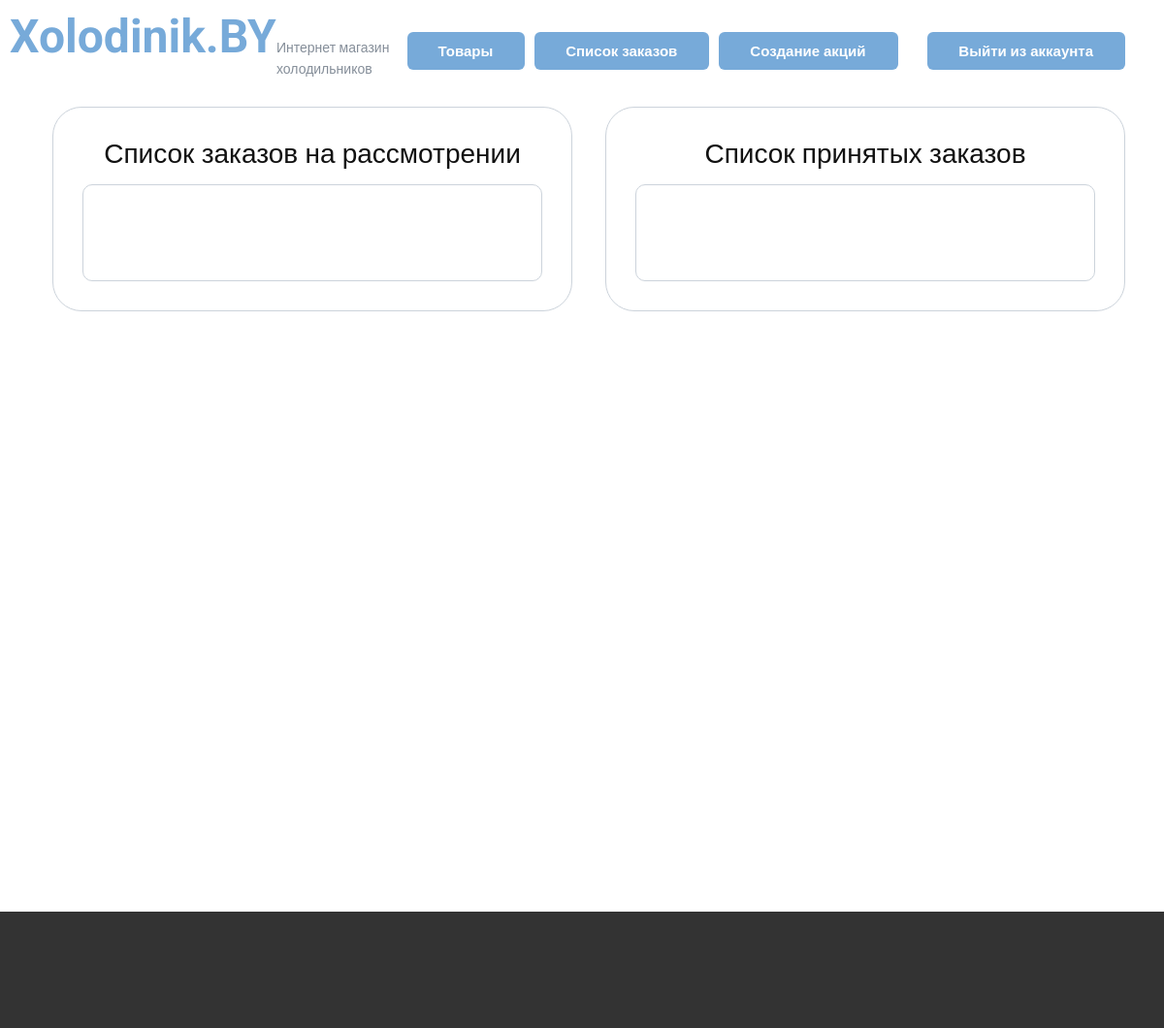
/panel/orders (signed in), run on an earlier commit of the app's database.
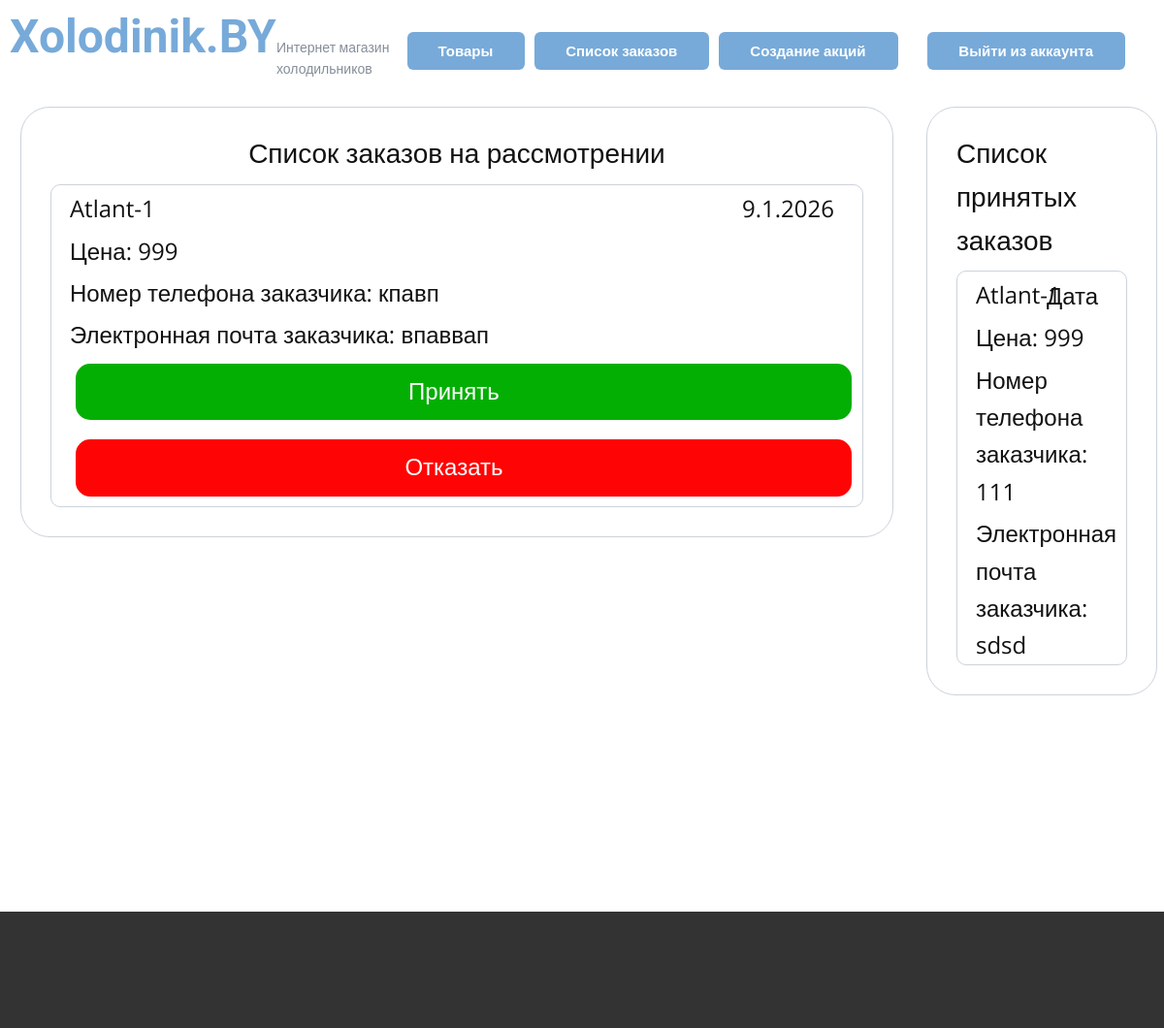
And on a later commit of the database.
### app.py (models this page shows)
class Order(db.Model):
    id = db.Column(db.Integer, primary_key=True)
    user_phone_number = db.Column(db.String(20), nullable=False)
    user_email = db.Column(db.String(20), nullable=False)
    status = db.Column(db.String(20), nullable=False, default="на рассмотрении")
    date = db.Column(db.String(10), nullable=False)
    prod_id = db.Column(db.Integer, db.ForeignKey('prod.id'))
    prod = db.relationship('Prod', back_populates='orders')
    user_id = db.Column(db.Integer, db.ForeignKey('user.id'))
    user = db.relationship('User', back_populates='orders')

class Prod(db.Model):
    id = db.Column(db.Integer, primary_key=True)
    model = db.Column(db.String(20), nullable=False, unique=True)
    producer = db.Column(db.String(20), nullable=False)
    price = db.Column(db.Integer, nullable=False)
    width = db.Column(db.String(20), nullable=False)
    depth = db.Column(db.String(20), nullable=False)
    height = db.Column(db.String(20), nullable=False)
    weight = db.Column(db.String(20), nullable=False)
    volume = db.Column(db.String(20), nullable=False)
    service = db.Column(db.String(20), nullable=False)
    country = db.Column(db.String(20), nullable=False)
    category = db.Column(db.String(20), nullable=False)
    colling = db.Column(db.String(20), nullable=False)
    color = db.Column(db.String(20), nullable=False)
    energy_efficiency = db.Column(db.String(20), nullable=False)
    compressors = db.Column(db.String(20), nullable=False)
    noise = db.Column(db.String(20), nullable=False)
    handle = db.Column(db.String(20), nullable=False)
    guaranty = db.Column(db.String(20), nullable=False)
    control_unit = db.Column(db.String(20), nullable=False)
    power = db.Column(db.String(20), nullable=False)
    chambers = db.Column(db.String(20), nullable=False)
    doors = db.Column(db.String(20), nullable=False)
    useful_volume = db.Column(db.String(20), nullable=False)
    useful_volume_ref = db.Column(db.String(20), nullable=False)
    useful_volume_freezer = db.Column(db.String(20), nullable=False)
    voltage_frequency = db.Column(db.String(20), nullable=False)
    energy_consumption = db.Column(db.String(20), nullable=False)
    coolant = db.Column(db.String(20), nullable=False)
    series = db.Column(db.String(20), nullable=False)
    temperature = db.Column(db.String(20), nullable=False)
    defrosting_system = db.Column(db.String(20), nullable=False)
    shelves = db.Column(db.String(20), nullable=False)
    barriers = db.Column(db.String(20), nullable=False)
    baskets = db.Column(db.String(20), nullable=False)
    inserts = db.Column(db.String(20), nullable=False)
    stoppers = db.Column(db.String(20), nullable=False)
    freezer_temp = db.Column(db.String(20), nullable=False)
    freezing_capacity = db.Column(db.String(20), nullable=False)
    freezer_parts = db.Column(db.String(20), nullable=False)
    size_without = db.Column(db.String(20), nullable=False)
    size_with = db.Column(db.String(20), nullable=False)
    weight_without = db.Column(db.String(20), nullable=False)
    weight_with = db.Column(db.String(20), nullable=False)
    rating = db.Column(db.Float, nullable=False, default=0.0)
    description = db.Column(db.String(200), nullable=False)
    image_path = db.Column(db.String(50), nullable=False)
    orders = db.relationship('Order', back_populates='prod')
    reviews = db.relationship('Review', back_populates='prod')

### app.py (the view, shortened to what this page needs)
@app.route("/panel/orders", methods=["POST", "GET"])
@login_required
def orders():
    if not current_user.role:
        return redirect("/")
    orders = Order.query.all()
    return render_template("orders.html", orders=orders)

### app.py (called while the page is built)
@login_manager.user_loader
def load_user(user_id):
    return User.query.get(int(user_id))

### templates/orders.html (shortened to what this page needs)
<!DOCTYPE html>
<html lang="ru">
<head>
    <link rel="stylesheet" href="{{ url_for('static', filename='panel.css') }}" media="screen">
    <link rel="stylesheet" href="{{ url_for('static', filename='un.css') }}" media="screen">
    <link rel="stylesheet" href="{{ url_for('static', filename='cub.css') }}" media="screen">
</head>
<body>
<header>
    <div class="head">
        <a class="logo" href="/">Xolodinik.BY</a>
        <p class="logo-text">Интернет магазин<br>холодильников</p>
        <div class="header-div" style="display: flex; justify-content: center; padding-left: 395px; padding-right: 250px; margin-top: -50px;">
            <a href="/panel/products" class="btn btn-2" style="margin: 0 0 0 0 !important">Товары</a>
            <a href="/panel/orders" class="btn btn-2" style="margin: 0 0 0 10px !important">Список заказов</a>
            <a href="/panel/sales" class="btn btn-2" style="margin: 0 0 0 10px !important">Создание акций</a>
        </div>
        <a href="/logout" class="btn btn-2" style="margin-right: 30px !important; margin-top: -39px !important;">Выйти из аккаунта</a>
    </div>
</header>
<section>
    <div class="container" style="display: flex; justify-content: center; align-items: flex-start; min-height: 850px;">
        <div class="create-product-container" style="width: 900px;">
            <div class="create-product-container-1">
                <p class="text">Список заказов на рассмотрении</p>
                <div class="order border-1" style="width: auto !important;">
                    {% for order in orders %}
                    {% if order.status == "на рассмотрении" %}
                    <div class="order-cont-1">
                        <p class="text-1">{{ order.prod.model }}</p>
                        <p class="text-2">{{ order.date }}</p>
                        <p class="text-1">Цена: {{ order.prod.price }}</p>
                        <p class="text-1">Номер телефона заказчика: {{ order.user_phone_number }}</p>
                        <p class="text-1">Электронная почта заказчика: {{ order.user_email }}</p>
                        <form name="form" method="post">
                            <button name="accept" value="1{{ order.id }}" style="margin: 10px 15px 10px 15px; width: 800px; background-color: #04af04 !important;">
                                Принять
                            </button>
                            <button name="accept" value="0{{ order.id }}" style="margin: 10px 15px 10px 15px; width: 800px; background-color: #ff0404 !important;">
                                Отказать
                            </button>
                        </form>
                    </div>
                    {% endif %}
                    {% endfor %}
                </div>
            </div>
        </div>
        <div class="create-product-container" style="width: 900px;">
            <div class="create-product-container-1">
                <p class="text">Список принятых заказов</p>
                <div class="order border-1" style="width: auto !important;">
                    {% for order in orders %}
                    {% if order.status == "принят" %}
                    <div class="order-cont-1">
                        <p class="text-1">{{ order.prod.model }}</p>
                        <p class="text-2">Дата </p>
                        <p class="text-1">Цена: {{ order.prod.price }}</p>
                        <p class="text-1">Номер телефона заказчика: {{ order.user_phone_number }}</p>
                        <p class="text-1">Электронная почта заказчика: {{ order.user_email }}</p>
                    </div>
                    {% endif %}
                    {% endfor %}
                </div>
            </div>
        </div>
    </div>
</section>
<footer></footer>
</body>
</html>

What changed in the data, as far as the page shows it:
added Order: prod.model "Atlant-1", date "9.1.2026", prod.price "999", user_phone_number "кпавп", user_email "впаввап"
added Order: prod.model "Atlant-1", prod.price "999", user_phone_number "111", user_email "sdsd"
